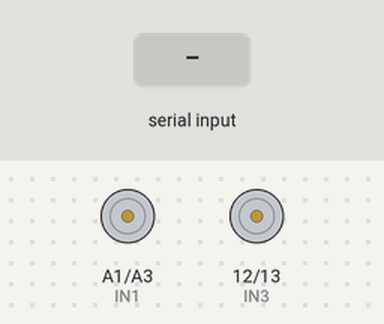
A sketch run on a simulated Arduino Uno, built with avr-gcc and run on an emulated ATmega328P. On the bench: motor-driver pin pairs drawn as motors (green arrow = first pin HIGH = forward, orange = second pin HIGH = backward, longer = more drive, scaled by the enable pin). The test bench sets the inputs (shaded band).

Above: at 1.2 s.
1.3 s: "1" received over the second serial link
At 2.0 s:
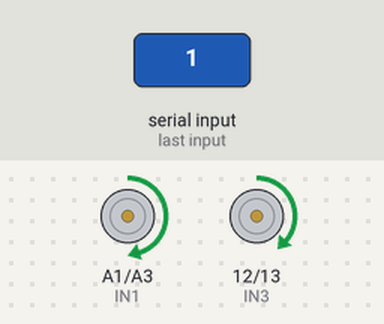
2.8 s: "2" received over the second serial link
At 3.2 s:
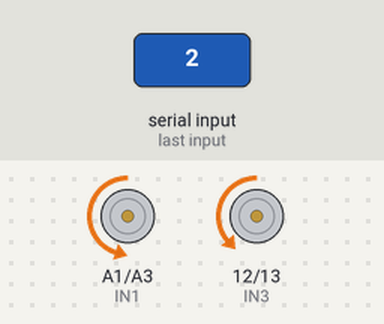
4.3 s: "3" received over the second serial link
At 5.5 s:
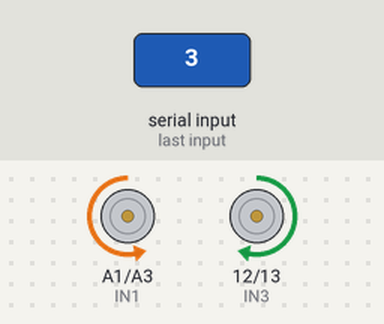
5.8 s: "4" received over the second serial link
At 6.6 s:
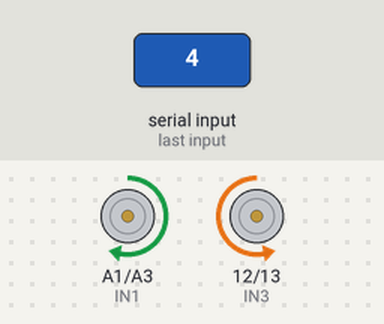
Timing chart, 0 to 8.3 s (numbered marks = the images above; inputs shaded):
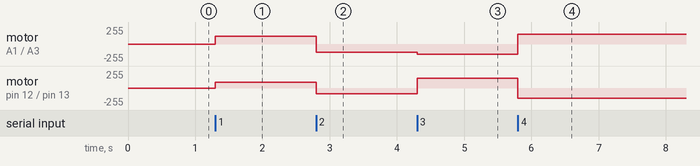

The sketch:

HC05_Bluetooth.ino
```cpp
#include <SoftwareSerial.h>
SoftwareSerial mySerial(3,2); // TX & RX

int IN1 = A1;  //forward (m1)
int IN2 = A3;  //backwards (m1)
int IN3 = 12;  // forward(m2)
int IN4 = 13;  // backwards (m2)
int enA = 3;
int enB = 11;
int Right = 1;
int Left = 2;
int R;
int L;

char t = '\0';

void Neutral() {
  analogWrite(enA, 0);
  analogWrite(enB, 0);
  digitalWrite(IN1, LOW);
  digitalWrite(IN2, LOW);
  digitalWrite(IN3, LOW);
  digitalWrite(IN4, LOW);
}

void Drive() {
  analogWrite(enA, 120); //different speed because motor have different power
  analogWrite(enB, 85);
  digitalWrite(IN1, HIGH);
  digitalWrite(IN2, LOW);
  digitalWrite(IN3, HIGH);
  digitalWrite(IN4, LOW);

}

void Reverse() {
  analogWrite(enA, 120);
  analogWrite(enB, 85);
  digitalWrite(IN1, LOW);
  digitalWrite(IN2, HIGH);
  digitalWrite(IN3, LOW);
  digitalWrite(IN4, HIGH);

}

void turnLeft() {
  analogWrite(enA, 150);
  analogWrite(enB, 150);
  digitalWrite(IN1, HIGH);
  digitalWrite(IN2, LOW);
  digitalWrite(IN3, LOW);
  digitalWrite(IN4, HIGH);

}

void turnRight() {
  analogWrite(enA, 150);
  analogWrite(enB, 150);
  digitalWrite(IN1, LOW);
  digitalWrite(IN2, HIGH);
  digitalWrite(IN3, HIGH);
  digitalWrite(IN4, LOW);

}

void setup() {
  pinMode(IN1, OUTPUT);
  pinMode(IN2, OUTPUT);
  pinMode(IN3, OUTPUT);
  pinMode(IN4, OUTPUT);
  pinMode(enA, OUTPUT);
  pinMode(enB, OUTPUT);
  mySerial.begin(9600);
}

void loop() {
  if (mySerial.available() > 0) {
    t = mySerial.read();

    switch (t) {
      case '1':
        Drive();
        break;
      case '2':
        Reverse();
        break;
      case '3':
        turnRight();
        break;
      case '4':
        turnLeft();
        break;
      default:
        Neutral(); // Stop the car if an unrecognized command is received
        break;
    }
  }
}
```

Measured:
- after the input at 1.3 s, motor on A1 (IN1) / A3 (IN2): stopped → forward 120/255 at once; motor on pin 12 (IN3) / pin 13 (IN4): stopped → forward 85/255 at once
- after the input at 2.8 s, motor on A1 (IN1) / A3 (IN2): forward 120/255 → backward 120/255 at once; motor on pin 12 (IN3) / pin 13 (IN4): forward 85/255 → backward 85/255 at once
- after the input at 4.3 s, motor on A1 (IN1) / A3 (IN2): backward 120/255 → backward 150/255 at once; motor on pin 12 (IN3) / pin 13 (IN4): backward 85/255 → forward 150/255 at once
- after the input at 5.8 s, motor on A1 (IN1) / A3 (IN2): backward 150/255 → forward 150/255 at once; motor on pin 12 (IN3) / pin 13 (IN4): forward 150/255 → backward 150/255 at once
